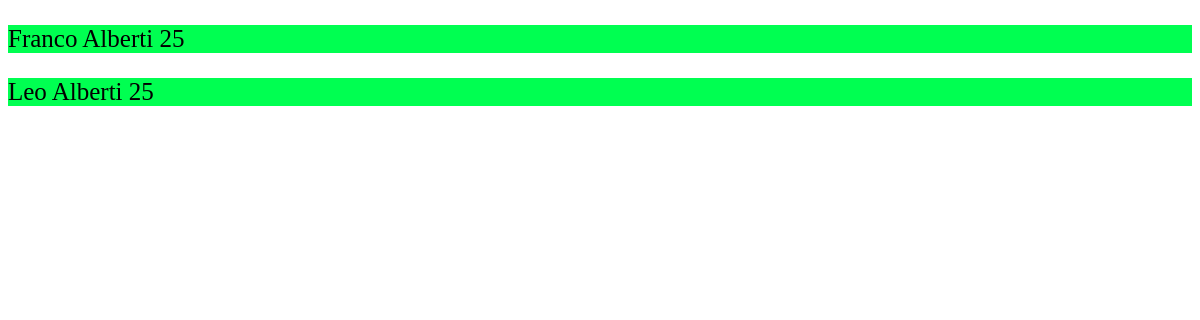
Before: /lista/ with the older database file.
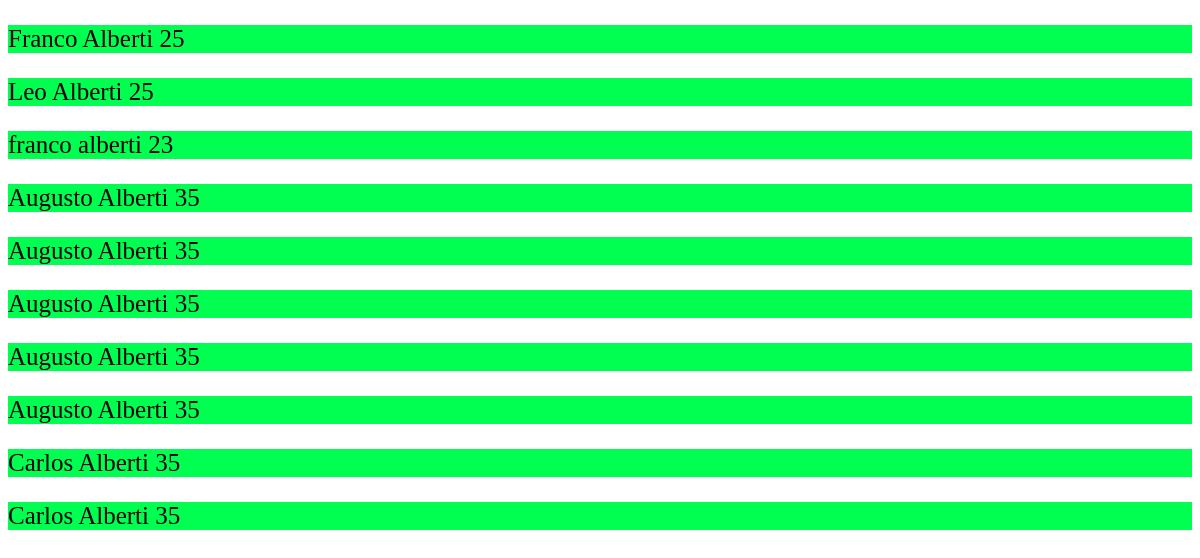
After: the same page with the newer database file.
### PrimerApp/models.py (models this page shows)
class Familiar_cercano(models.Model):
    nombre = models.CharField(max_length=25)
    apellido = models.CharField(max_length=25)
    edad = models.IntegerField()
    año_nacimiento = models.IntegerField()
    fecha_registro = models.DateField(auto_now=True)

### PrimerMVT/views.py (the view)
# urls.py: path("lista/", lista),
def lista(request) -> HttpResponse:
    informacion = Familiar_cercano.objects.all
    return render(request, "lista.html", {"Familiar_cercano": informacion})

### PrimerApp/templates/lista.html (shortened to what this page needs)
<!DOCTYPE html>
<html lang="en">
<head>
</head>
<body>
    {%for familiar in Familiar_cercano%}
        <p style="background-color: #00ff51; font-size: 25px; ">
            {{familiar.nombre}}
            {{familiar.apellido}}
            {{familiar.edad}}
        </p>
    {%endfor%}
</body>
</html>

Changed rows visible on the page:
added Familiar_cercano: nombre "franco", apellido "alberti", edad "23"
added Familiar_cercano: nombre "Augusto", apellido "Alberti", edad "35"
added Familiar_cercano: nombre "Augusto", apellido "Alberti", edad "35"
added Familiar_cercano: nombre "Augusto", apellido "Alberti", edad "35"
added Familiar_cercano: nombre "Augusto", apellido "Alberti", edad "35"
added Familiar_cercano: nombre "Augusto", apellido "Alberti", edad "35"
added Familiar_cercano: nombre "Carlos", apellido "Alberti", edad "35"
added Familiar_cercano: nombre "Carlos", apellido "Alberti", edad "35"
